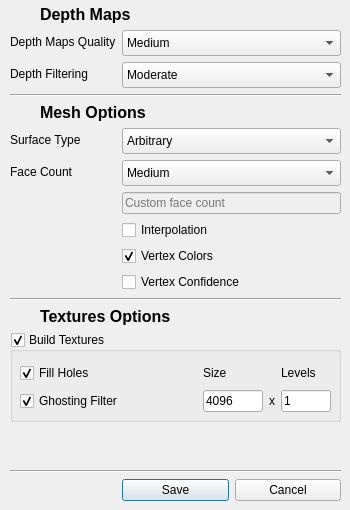
<?xml version="1.0" encoding="UTF-8"?>
<ui version="4.0">
 <class>DialogSettingsMesh</class>
 <widget class="QDialog" name="DialogSettingsMesh">
  <property name="geometry">
   <rect>
    <x>0</x>
    <y>0</y>
    <width>350</width>
    <height>510</height>
   </rect>
  </property>
  <property name="windowTitle">
   <string notr="true">Settings: Mesh &amp; Textures</string>
  </property>
  <property name="windowIcon">
   <iconset resource="../qtresources.qrc">
    <normaloff>:/icons/AutoFTG-appicon.png</normaloff>:/icons/AutoFTG-appicon.png</iconset>
  </property>
  <widget class="QWidget" name="formLayoutWidget">
   <property name="geometry">
    <rect>
     <x>0</x>
     <y>0</y>
     <width>351</width>
     <height>511</height>
    </rect>
   </property>
   <layout class="QFormLayout" name="formLayout">
    <property name="leftMargin">
     <number>10</number>
    </property>
    <property name="topMargin">
     <number>5</number>
    </property>
    <property name="rightMargin">
     <number>10</number>
    </property>
    <property name="bottomMargin">
     <number>10</number>
    </property>
    <item row="0" column="0" colspan="2">
     <layout class="QHBoxLayout" name="horizontalLayout_2">
      <item>
       <widget class="QLabel" name="label_11">
        <property name="sizePolicy">
         <sizepolicy hsizetype="Maximum" vsizetype="Maximum">
          <horstretch>0</horstretch>
          <verstretch>0</verstretch>
         </sizepolicy>
        </property>
        <property name="maximumSize">
         <size>
          <width>24</width>
          <height>24</height>
         </size>
        </property>
        <property name="frameShape">
         <enum>QFrame::NoFrame</enum>
        </property>
        <property name="text">
         <string notr="true"/>
        </property>
        <property name="pixmap">
         <pixmap resource="../qtresources.qrc">:/icons/icons8-geodesic-dome-48.png</pixmap>
        </property>
        <property name="scaledContents">
         <bool>true</bool>
        </property>
       </widget>
      </item>
      <item>
       <widget class="QLabel" name="label">
        <property name="font">
         <font>
          <family>Segoe UI</family>
          <pointsize>12</pointsize>
          <weight>75</weight>
          <bold>true</bold>
         </font>
        </property>
        <property name="text">
         <string notr="true">Depth Maps</string>
        </property>
       </widget>
      </item>
     </layout>
    </item>
    <item row="1" column="0">
     <widget class="QLabel" name="label_8">
      <property name="text">
       <string>Depth Maps Quality</string>
      </property>
     </widget>
    </item>
    <item row="1" column="1">
     <widget class="QComboBox" name="comboBox_depthQuality">
      <property name="minimumSize">
       <size>
        <width>0</width>
        <height>26</height>
       </size>
      </property>
      <property name="maximumSize">
       <size>
        <width>16777215</width>
        <height>26</height>
       </size>
      </property>
      <property name="currentText">
       <string notr="true">Medium</string>
      </property>
      <property name="currentIndex">
       <number>2</number>
      </property>
      <item>
       <property name="text">
        <string notr="true">Ultra High</string>
       </property>
       <property name="icon">
        <iconset resource="../qtresources.qrc">
         <normaloff>:/icons/icons8-connection-status-on-48.png</normaloff>:/icons/icons8-connection-status-on-48.png</iconset>
       </property>
      </item>
      <item>
       <property name="text">
        <string notr="true">HIgh</string>
       </property>
       <property name="icon">
        <iconset resource="../qtresources.qrc">
         <normaloff>:/icons/icons8-signal-full-48.png</normaloff>:/icons/icons8-signal-full-48.png</iconset>
       </property>
      </item>
      <item>
       <property name="text">
        <string notr="true">Medium</string>
       </property>
       <property name="icon">
        <iconset resource="../qtresources.qrc">
         <normaloff>:/icons/icons8-signal-48.png</normaloff>:/icons/icons8-signal-48.png</iconset>
       </property>
      </item>
      <item>
       <property name="text">
        <string notr="true">Low</string>
       </property>
       <property name="icon">
        <iconset resource="../qtresources.qrc">
         <normaloff>:/icons/icons8-low-connection-48.png</normaloff>:/icons/icons8-low-connection-48.png</iconset>
       </property>
      </item>
      <item>
       <property name="text">
        <string notr="true">Lowest</string>
       </property>
       <property name="icon">
        <iconset resource="../qtresources.qrc">
         <normaloff>:/icons/icons8-no-connection-48.png</normaloff>:/icons/icons8-no-connection-48.png</iconset>
       </property>
      </item>
     </widget>
    </item>
    <item row="2" column="0">
     <widget class="QLabel" name="label_9">
      <property name="text">
       <string>Depth Filtering</string>
      </property>
     </widget>
    </item>
    <item row="2" column="1">
     <widget class="QComboBox" name="comboBox_depthFilter">
      <property name="minimumSize">
       <size>
        <width>0</width>
        <height>26</height>
       </size>
      </property>
      <property name="maximumSize">
       <size>
        <width>16777215</width>
        <height>26</height>
       </size>
      </property>
      <property name="currentText">
       <string notr="true">Moderate</string>
      </property>
      <property name="currentIndex">
       <number>1</number>
      </property>
      <item>
       <property name="text">
        <string notr="true">Mild</string>
       </property>
      </item>
      <item>
       <property name="text">
        <string notr="true">Moderate</string>
       </property>
      </item>
      <item>
       <property name="text">
        <string notr="true">Aggresive</string>
       </property>
      </item>
     </widget>
    </item>
    <item row="3" column="0" colspan="2">
     <widget class="Line" name="line_3">
      <property name="orientation">
       <enum>Qt::Horizontal</enum>
      </property>
     </widget>
    </item>
    <item row="4" column="0" colspan="2">
     <layout class="QHBoxLayout" name="horizontalLayout_4">
      <item>
       <widget class="QLabel" name="label_12">
        <property name="sizePolicy">
         <sizepolicy hsizetype="Maximum" vsizetype="Maximum">
          <horstretch>0</horstretch>
          <verstretch>0</verstretch>
         </sizepolicy>
        </property>
        <property name="maximumSize">
         <size>
          <width>24</width>
          <height>24</height>
         </size>
        </property>
        <property name="frameShape">
         <enum>QFrame::NoFrame</enum>
        </property>
        <property name="text">
         <string notr="true"/>
        </property>
        <property name="pixmap">
         <pixmap resource="../qtresources.qrc">:/icons/icons8-mesh-48.png</pixmap>
        </property>
        <property name="scaledContents">
         <bool>true</bool>
        </property>
       </widget>
      </item>
      <item>
       <widget class="QLabel" name="label_10">
        <property name="font">
         <font>
          <family>Segoe UI</family>
          <pointsize>12</pointsize>
          <weight>75</weight>
          <bold>true</bold>
         </font>
        </property>
        <property name="text">
         <string notr="true">Mesh Options</string>
        </property>
       </widget>
      </item>
     </layout>
    </item>
    <item row="5" column="0">
     <widget class="QLabel" name="label_2">
      <property name="text">
       <string notr="true">Surface Type</string>
      </property>
     </widget>
    </item>
    <item row="5" column="1">
     <widget class="QComboBox" name="cbMeshType">
      <property name="minimumSize">
       <size>
        <width>0</width>
        <height>26</height>
       </size>
      </property>
      <property name="maximumSize">
       <size>
        <width>16777215</width>
        <height>26</height>
       </size>
      </property>
      <property name="toolTip">
       <string notr="true">Choose type of model reconstruction</string>
      </property>
      <item>
       <property name="text">
        <string notr="true">Arbitrary</string>
       </property>
       <property name="icon">
        <iconset resource="../qtresources.qrc">
         <normaloff>:/icons/icons8-3d-48.png</normaloff>:/icons/icons8-3d-48.png</iconset>
       </property>
      </item>
      <item>
       <property name="text">
        <string notr="true">Height Field</string>
       </property>
       <property name="icon">
        <iconset resource="../qtresources.qrc">
         <normaloff>:/icons/icons8-national-park-48.png</normaloff>:/icons/icons8-national-park-48.png</iconset>
       </property>
      </item>
     </widget>
    </item>
    <item row="6" column="0">
     <widget class="QLabel" name="label_3">
      <property name="text">
       <string notr="true">Face Count</string>
      </property>
     </widget>
    </item>
    <item row="6" column="1">
     <widget class="QComboBox" name="cbFaceCount">
      <property name="minimumSize">
       <size>
        <width>0</width>
        <height>26</height>
       </size>
      </property>
      <property name="maximumSize">
       <size>
        <width>16777215</width>
        <height>26</height>
       </size>
      </property>
      <property name="toolTip">
       <string notr="true">Choose face count density</string>
      </property>
      <property name="currentText">
       <string notr="true">Medium</string>
      </property>
      <property name="currentIndex">
       <number>1</number>
      </property>
      <item>
       <property name="text">
        <string notr="true">High</string>
       </property>
       <property name="icon">
        <iconset resource="../qtresources.qrc">
         <normaloff>:/icons/icons8-signal-full-48.png</normaloff>:/icons/icons8-signal-full-48.png</iconset>
       </property>
      </item>
      <item>
       <property name="text">
        <string notr="true">Medium</string>
       </property>
       <property name="icon">
        <iconset resource="../qtresources.qrc">
         <normaloff>:/icons/icons8-signal-48.png</normaloff>:/icons/icons8-signal-48.png</iconset>
       </property>
      </item>
      <item>
       <property name="text">
        <string notr="true">Low</string>
       </property>
       <property name="icon">
        <iconset resource="../qtresources.qrc">
         <normaloff>:/icons/icons8-low-connection-48.png</normaloff>:/icons/icons8-low-connection-48.png</iconset>
       </property>
      </item>
      <item>
       <property name="text">
        <string notr="true">Custom</string>
       </property>
       <property name="icon">
        <iconset resource="../qtresources.qrc">
         <normaloff>:/icons/icons8-rename-50.png</normaloff>:/icons/icons8-rename-50.png</iconset>
       </property>
      </item>
     </widget>
    </item>
    <item row="7" column="1">
     <widget class="QLineEdit" name="lineEditFaceCount">
      <property name="enabled">
       <bool>false</bool>
      </property>
      <property name="placeholderText">
       <string notr="true">Custom face count</string>
      </property>
     </widget>
    </item>
    <item row="8" column="1">
     <widget class="QCheckBox" name="checkBox_inter">
      <property name="toolTip">
       <string notr="true">Enable interpolation</string>
      </property>
      <property name="text">
       <string notr="true">Interpolation</string>
      </property>
     </widget>
    </item>
    <item row="9" column="1">
     <widget class="QCheckBox" name="checkBox_vcol">
      <property name="toolTip">
       <string notr="true">Calculate vertex colors</string>
      </property>
      <property name="text">
       <string notr="true">Vertex Colors</string>
      </property>
      <property name="checked">
       <bool>true</bool>
      </property>
     </widget>
    </item>
    <item row="10" column="1">
     <widget class="QCheckBox" name="checkBox_vcon">
      <property name="toolTip">
       <string notr="true">Calculate vertex confidence</string>
      </property>
      <property name="text">
       <string notr="true">Vertex Confidence</string>
      </property>
     </widget>
    </item>
    <item row="11" column="0" colspan="2">
     <widget class="Line" name="line">
      <property name="orientation">
       <enum>Qt::Horizontal</enum>
      </property>
     </widget>
    </item>
    <item row="12" column="0" colspan="2">
     <layout class="QHBoxLayout" name="horizontalLayout_5">
      <item>
       <widget class="QLabel" name="label_13">
        <property name="sizePolicy">
         <sizepolicy hsizetype="Maximum" vsizetype="Maximum">
          <horstretch>0</horstretch>
          <verstretch>0</verstretch>
         </sizepolicy>
        </property>
        <property name="maximumSize">
         <size>
          <width>24</width>
          <height>24</height>
         </size>
        </property>
        <property name="frameShape">
         <enum>QFrame::NoFrame</enum>
        </property>
        <property name="text">
         <string notr="true"/>
        </property>
        <property name="pixmap">
         <pixmap resource="../qtresources.qrc">:/icons/icons8-video-wall-50.png</pixmap>
        </property>
        <property name="scaledContents">
         <bool>true</bool>
        </property>
       </widget>
      </item>
      <item>
       <widget class="QLabel" name="label_5">
        <property name="font">
         <font>
          <family>Segoe UI</family>
          <pointsize>12</pointsize>
          <weight>75</weight>
          <bold>true</bold>
         </font>
        </property>
        <property name="text">
         <string notr="true">Textures Options</string>
        </property>
       </widget>
      </item>
     </layout>
    </item>
    <item row="13" column="0" colspan="2">
     <widget class="QGroupBox" name="groupBox_buildTex">
      <property name="minimumSize">
       <size>
        <width>0</width>
        <height>90</height>
       </size>
      </property>
      <property name="title">
       <string notr="true">Build Textures</string>
      </property>
      <property name="checkable">
       <bool>true</bool>
      </property>
      <widget class="QWidget" name="gridLayoutWidget">
       <property name="geometry">
        <rect>
         <x>10</x>
         <y>30</y>
         <width>311</width>
         <height>52</height>
        </rect>
       </property>
       <layout class="QGridLayout" name="gridLayout">
        <item row="0" column="2">
         <widget class="QLabel" name="label_4">
          <property name="text">
           <string notr="true">Size</string>
          </property>
         </widget>
        </item>
        <item row="0" column="0">
         <widget class="QCheckBox" name="checkBox_texFillHoles">
          <property name="sizePolicy">
           <sizepolicy hsizetype="Preferred" vsizetype="Fixed">
            <horstretch>0</horstretch>
            <verstretch>0</verstretch>
           </sizepolicy>
          </property>
          <property name="text">
           <string notr="true">Fill Holes</string>
          </property>
          <property name="checked">
           <bool>true</bool>
          </property>
         </widget>
        </item>
        <item row="1" column="2">
         <widget class="QLineEdit" name="lineEdit_texSize">
          <property name="sizePolicy">
           <sizepolicy hsizetype="Maximum" vsizetype="Fixed">
            <horstretch>0</horstretch>
            <verstretch>0</verstretch>
           </sizepolicy>
          </property>
          <property name="maximumSize">
           <size>
            <width>60</width>
            <height>16777215</height>
           </size>
          </property>
          <property name="text">
           <string notr="true">4096</string>
          </property>
         </widget>
        </item>
        <item row="0" column="4">
         <widget class="QLabel" name="label_6">
          <property name="text">
           <string notr="true">Levels</string>
          </property>
         </widget>
        </item>
        <item row="1" column="0">
         <widget class="QCheckBox" name="checkBox_texGhostFilt">
          <property name="sizePolicy">
           <sizepolicy hsizetype="Preferred" vsizetype="Fixed">
            <horstretch>0</horstretch>
            <verstretch>0</verstretch>
           </sizepolicy>
          </property>
          <property name="text">
           <string notr="true">Ghosting Filter</string>
          </property>
          <property name="checked">
           <bool>true</bool>
          </property>
         </widget>
        </item>
        <item row="1" column="4">
         <widget class="QLineEdit" name="lineEdit_texLevels">
          <property name="sizePolicy">
           <sizepolicy hsizetype="Maximum" vsizetype="Fixed">
            <horstretch>0</horstretch>
            <verstretch>0</verstretch>
           </sizepolicy>
          </property>
          <property name="maximumSize">
           <size>
            <width>50</width>
            <height>16777215</height>
           </size>
          </property>
          <property name="text">
           <string notr="true">1</string>
          </property>
          <property name="maxLength">
           <number>2</number>
          </property>
         </widget>
        </item>
        <item row="1" column="3">
         <widget class="QLabel" name="label_7">
          <property name="sizePolicy">
           <sizepolicy hsizetype="Maximum" vsizetype="Preferred">
            <horstretch>0</horstretch>
            <verstretch>0</verstretch>
           </sizepolicy>
          </property>
          <property name="text">
           <string notr="true">x</string>
          </property>
         </widget>
        </item>
        <item row="1" column="1">
         <spacer name="horizontalSpacer">
          <property name="orientation">
           <enum>Qt::Horizontal</enum>
          </property>
          <property name="sizeHint" stdset="0">
           <size>
            <width>20</width>
            <height>5</height>
           </size>
          </property>
         </spacer>
        </item>
       </layout>
      </widget>
     </widget>
    </item>
    <item row="15" column="0" colspan="2">
     <widget class="Line" name="line_2">
      <property name="orientation">
       <enum>Qt::Horizontal</enum>
      </property>
     </widget>
    </item>
    <item row="16" column="1">
     <layout class="QHBoxLayout" name="horizontalLayout">
      <item>
       <widget class="QPushButton" name="pushButton_Save">
        <property name="text">
         <string notr="true">Save</string>
        </property>
        <property name="icon">
         <iconset resource="../qtresources.qrc">
          <normaloff>:/icons/icons8-save-close-50.png</normaloff>:/icons/icons8-save-close-50.png</iconset>
        </property>
        <property name="iconSize">
         <size>
          <width>20</width>
          <height>20</height>
         </size>
        </property>
        <property name="default">
         <bool>true</bool>
        </property>
       </widget>
      </item>
      <item>
       <widget class="QPushButton" name="pushButton_Cancel">
        <property name="text">
         <string notr="true">Cancel</string>
        </property>
        <property name="icon">
         <iconset resource="../qtresources.qrc">
          <normaloff>:/icons/icons8-close-window-50.png</normaloff>:/icons/icons8-close-window-50.png</iconset>
        </property>
        <property name="iconSize">
         <size>
          <width>20</width>
          <height>20</height>
         </size>
        </property>
       </widget>
      </item>
     </layout>
    </item>
    <item row="14" column="1">
     <spacer name="verticalSpacer">
      <property name="orientation">
       <enum>Qt::Vertical</enum>
      </property>
      <property name="sizeHint" stdset="0">
       <size>
        <width>20</width>
        <height>20</height>
       </size>
      </property>
     </spacer>
    </item>
   </layout>
  </widget>
 </widget>
 <tabstops>
  <tabstop>comboBox_depthQuality</tabstop>
  <tabstop>comboBox_depthFilter</tabstop>
  <tabstop>cbMeshType</tabstop>
  <tabstop>cbFaceCount</tabstop>
  <tabstop>lineEditFaceCount</tabstop>
  <tabstop>checkBox_inter</tabstop>
  <tabstop>checkBox_vcol</tabstop>
  <tabstop>checkBox_vcon</tabstop>
  <tabstop>groupBox_buildTex</tabstop>
  <tabstop>checkBox_texFillHoles</tabstop>
  <tabstop>checkBox_texGhostFilt</tabstop>
  <tabstop>lineEdit_texSize</tabstop>
  <tabstop>lineEdit_texLevels</tabstop>
  <tabstop>pushButton_Save</tabstop>
  <tabstop>pushButton_Cancel</tabstop>
 </tabstops>
 <resources>
  <include location="../qtresources.qrc"/>
 </resources>
 <connections>
  <connection>
   <sender>pushButton_Cancel</sender>
   <signal>clicked()</signal>
   <receiver>DialogSettingsMesh</receiver>
   <slot>reject()</slot>
   <hints>
    <hint type="sourcelabel">
     <x>237</x>
     <y>395</y>
    </hint>
    <hint type="destinationlabel">
     <x>297</x>
     <y>417</y>
    </hint>
   </hints>
  </connection>
  <connection>
   <sender>pushButton_Save</sender>
   <signal>clicked()</signal>
   <receiver>DialogSettingsMesh</receiver>
   <slot>accept()</slot>
   <hints>
    <hint type="sourcelabel">
     <x>122</x>
     <y>396</y>
    </hint>
    <hint type="destinationlabel">
     <x>105</x>
     <y>415</y>
    </hint>
   </hints>
  </connection>
  <connection>
   <sender>cbFaceCount</sender>
   <signal>highlighted(QString)</signal>
   <receiver>lineEditFaceCount</receiver>
   <slot>setText(QString)</slot>
   <hints>
    <hint type="sourcelabel">
     <x>249</x>
     <y>77</y>
    </hint>
    <hint type="destinationlabel">
     <x>230</x>
     <y>106</y>
    </hint>
   </hints>
  </connection>
 </connections>
</ui>
